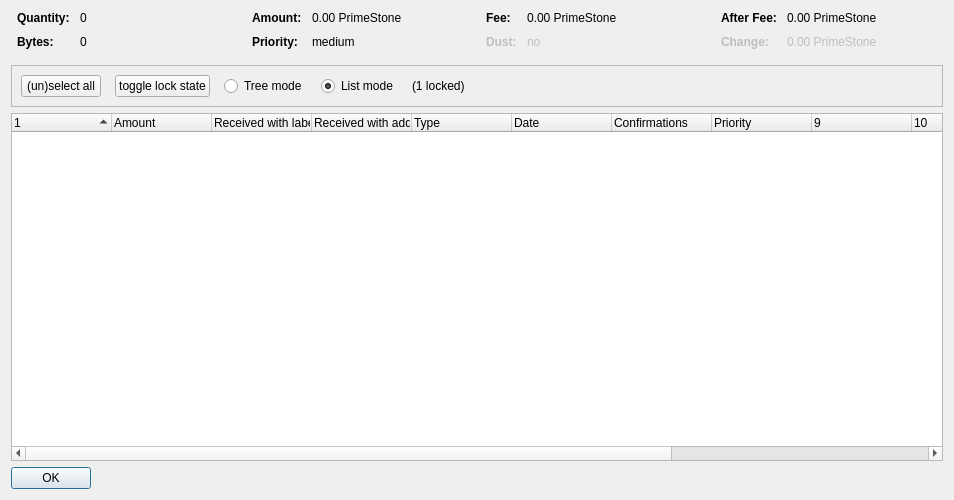
<?xml version="1.0" encoding="UTF-8"?>
<ui version="4.0">
 <class>CoinControlDialog</class>
 <widget class="QDialog" name="CoinControlDialog">
  <property name="geometry">
   <rect>
    <x>0</x>
    <y>0</y>
    <width>954</width>
    <height>500</height>
   </rect>
  </property>
  <property name="windowTitle">
   <string>Coin Selection</string>
  </property>
  <layout class="QVBoxLayout" name="verticalLayout">
   <item>
    <layout class="QHBoxLayout" name="horizontalLayoutTop" stretch="0,0,0,0">
     <property name="topMargin">
      <number>0</number>
     </property>
     <property name="bottomMargin">
      <number>10</number>
     </property>
     <item>
      <layout class="QFormLayout" name="formLayoutCoinControl1">
       <property name="horizontalSpacing">
        <number>10</number>
       </property>
       <property name="verticalSpacing">
        <number>10</number>
       </property>
       <property name="leftMargin">
        <number>6</number>
       </property>
       <property name="rightMargin">
        <number>6</number>
       </property>
       <item row="0" column="0">
        <widget class="QLabel" name="labelCoinControlQuantityText">
         <property name="font">
          <font>
           <weight>75</weight>
           <bold>true</bold>
          </font>
         </property>
         <property name="text">
          <string>Quantity:</string>
         </property>
        </widget>
       </item>
       <item row="0" column="1">
        <widget class="QLabel" name="labelCoinControlQuantity">
         <property name="cursor">
          <cursorShape>IBeamCursor</cursorShape>
         </property>
         <property name="contextMenuPolicy">
          <enum>Qt::ActionsContextMenu</enum>
         </property>
         <property name="text">
          <string notr="true">0</string>
         </property>
         <property name="textInteractionFlags">
          <set>Qt::LinksAccessibleByMouse|Qt::TextSelectableByKeyboard|Qt::TextSelectableByMouse</set>
         </property>
        </widget>
       </item>
       <item row="1" column="0">
        <widget class="QLabel" name="labelCoinControlBytesText">
         <property name="font">
          <font>
           <weight>75</weight>
           <bold>true</bold>
          </font>
         </property>
         <property name="text">
          <string>Bytes:</string>
         </property>
        </widget>
       </item>
       <item row="1" column="1">
        <widget class="QLabel" name="labelCoinControlBytes">
         <property name="cursor">
          <cursorShape>IBeamCursor</cursorShape>
         </property>
         <property name="contextMenuPolicy">
          <enum>Qt::ActionsContextMenu</enum>
         </property>
         <property name="text">
          <string notr="true">0</string>
         </property>
         <property name="textInteractionFlags">
          <set>Qt::LinksAccessibleByMouse|Qt::TextSelectableByKeyboard|Qt::TextSelectableByMouse</set>
         </property>
        </widget>
       </item>
      </layout>
     </item>
     <item>
      <layout class="QFormLayout" name="formLayoutCoinControl2">
       <property name="horizontalSpacing">
        <number>10</number>
       </property>
       <property name="verticalSpacing">
        <number>10</number>
       </property>
       <property name="leftMargin">
        <number>6</number>
       </property>
       <property name="rightMargin">
        <number>6</number>
       </property>
       <item row="0" column="0">
        <widget class="QLabel" name="labelCoinControlAmountText">
         <property name="font">
          <font>
           <weight>75</weight>
           <bold>true</bold>
          </font>
         </property>
         <property name="text">
          <string>Amount:</string>
         </property>
        </widget>
       </item>
       <item row="0" column="1">
        <widget class="QLabel" name="labelCoinControlAmount">
         <property name="cursor">
          <cursorShape>IBeamCursor</cursorShape>
         </property>
         <property name="contextMenuPolicy">
          <enum>Qt::ActionsContextMenu</enum>
         </property>
         <property name="text">
          <string notr="true">0.00 PrimeStone</string>
         </property>
         <property name="textInteractionFlags">
          <set>Qt::LinksAccessibleByMouse|Qt::TextSelectableByKeyboard|Qt::TextSelectableByMouse</set>
         </property>
        </widget>
       </item>
       <item row="1" column="0">
        <widget class="QLabel" name="labelCoinControlPriorityText">
         <property name="font">
          <font>
           <weight>75</weight>
           <bold>true</bold>
          </font>
         </property>
         <property name="text">
          <string>Priority:</string>
         </property>
        </widget>
       </item>
       <item row="1" column="1">
        <widget class="QLabel" name="labelCoinControlPriority">
         <property name="cursor">
          <cursorShape>IBeamCursor</cursorShape>
         </property>
         <property name="contextMenuPolicy">
          <enum>Qt::ActionsContextMenu</enum>
         </property>
         <property name="text">
          <string>medium</string>
         </property>
         <property name="textInteractionFlags">
          <set>Qt::LinksAccessibleByMouse|Qt::TextSelectableByKeyboard|Qt::TextSelectableByMouse</set>
         </property>
        </widget>
       </item>
      </layout>
     </item>
     <item>
      <layout class="QFormLayout" name="formLayoutCoinControl3">
       <property name="horizontalSpacing">
        <number>10</number>
       </property>
       <property name="verticalSpacing">
        <number>10</number>
       </property>
       <property name="leftMargin">
        <number>6</number>
       </property>
       <property name="rightMargin">
        <number>6</number>
       </property>
       <item row="0" column="0">
        <widget class="QLabel" name="labelCoinControlFeeText">
         <property name="font">
          <font>
           <weight>75</weight>
           <bold>true</bold>
          </font>
         </property>
         <property name="text">
          <string>Fee:</string>
         </property>
        </widget>
       </item>
       <item row="0" column="1">
        <widget class="QLabel" name="labelCoinControlFee">
         <property name="cursor">
          <cursorShape>IBeamCursor</cursorShape>
         </property>
         <property name="contextMenuPolicy">
          <enum>Qt::ActionsContextMenu</enum>
         </property>
         <property name="text">
          <string notr="true">0.00 PrimeStone</string>
         </property>
         <property name="textInteractionFlags">
          <set>Qt::LinksAccessibleByMouse|Qt::TextSelectableByKeyboard|Qt::TextSelectableByMouse</set>
         </property>
        </widget>
       </item>
       <item row="1" column="0">
        <widget class="QLabel" name="labelCoinControlLowOutputText">
         <property name="enabled">
          <bool>false</bool>
         </property>
         <property name="font">
          <font>
           <weight>75</weight>
           <bold>true</bold>
          </font>
         </property>
         <property name="text">
          <string>Dust:</string>
         </property>
        </widget>
       </item>
       <item row="1" column="1">
        <widget class="QLabel" name="labelCoinControlLowOutput">
         <property name="enabled">
          <bool>false</bool>
         </property>
         <property name="cursor">
          <cursorShape>IBeamCursor</cursorShape>
         </property>
         <property name="contextMenuPolicy">
          <enum>Qt::ActionsContextMenu</enum>
         </property>
         <property name="text">
          <string>no</string>
         </property>
         <property name="textInteractionFlags">
          <set>Qt::LinksAccessibleByMouse|Qt::TextSelectableByKeyboard|Qt::TextSelectableByMouse</set>
         </property>
        </widget>
       </item>
      </layout>
     </item>
     <item>
      <layout class="QFormLayout" name="formLayoutCoinControl4">
       <property name="horizontalSpacing">
        <number>10</number>
       </property>
       <property name="verticalSpacing">
        <number>10</number>
       </property>
       <property name="leftMargin">
        <number>6</number>
       </property>
       <property name="rightMargin">
        <number>6</number>
       </property>
       <item row="0" column="0">
        <widget class="QLabel" name="labelCoinControlAfterFeeText">
         <property name="font">
          <font>
           <weight>75</weight>
           <bold>true</bold>
          </font>
         </property>
         <property name="text">
          <string>After Fee:</string>
         </property>
        </widget>
       </item>
       <item row="0" column="1">
        <widget class="QLabel" name="labelCoinControlAfterFee">
         <property name="cursor">
          <cursorShape>IBeamCursor</cursorShape>
         </property>
         <property name="contextMenuPolicy">
          <enum>Qt::ActionsContextMenu</enum>
         </property>
         <property name="text">
          <string notr="true">0.00 PrimeStone</string>
         </property>
         <property name="textInteractionFlags">
          <set>Qt::LinksAccessibleByMouse|Qt::TextSelectableByKeyboard|Qt::TextSelectableByMouse</set>
         </property>
        </widget>
       </item>
       <item row="1" column="0">
        <widget class="QLabel" name="labelCoinControlChangeText">
         <property name="enabled">
          <bool>false</bool>
         </property>
         <property name="font">
          <font>
           <weight>75</weight>
           <bold>true</bold>
          </font>
         </property>
         <property name="text">
          <string>Change:</string>
         </property>
        </widget>
       </item>
       <item row="1" column="1">
        <widget class="QLabel" name="labelCoinControlChange">
         <property name="enabled">
          <bool>false</bool>
         </property>
         <property name="cursor">
          <cursorShape>IBeamCursor</cursorShape>
         </property>
         <property name="contextMenuPolicy">
          <enum>Qt::ActionsContextMenu</enum>
         </property>
         <property name="text">
          <string notr="true">0.00 PrimeStone</string>
         </property>
         <property name="textInteractionFlags">
          <set>Qt::LinksAccessibleByMouse|Qt::TextSelectableByKeyboard|Qt::TextSelectableByMouse</set>
         </property>
        </widget>
       </item>
      </layout>
     </item>
    </layout>
   </item>
   <item>
    <widget class="QFrame" name="frame">
     <property name="minimumSize">
      <size>
       <width>0</width>
       <height>40</height>
      </size>
     </property>
     <property name="frameShape">
      <enum>QFrame::StyledPanel</enum>
     </property>
     <property name="frameShadow">
      <enum>QFrame::Sunken</enum>
     </property>
     <layout class="QHBoxLayout" name="horizontalLayout">
      <item>
       <layout class="QHBoxLayout" name="horizontalLayoutPanel" stretch="0,0,0,0,0,0">
        <property name="spacing">
         <number>14</number>
        </property>
        <item>
         <widget class="QPushButton" name="pushButtonSelectAll">
          <property name="sizePolicy">
           <sizepolicy hsizetype="Maximum" vsizetype="Fixed">
            <horstretch>0</horstretch>
            <verstretch>0</verstretch>
           </sizepolicy>
          </property>
          <property name="text">
           <string>(un)select all</string>
          </property>
          <property name="autoDefault">
           <bool>false</bool>
          </property>
         </widget>
        </item>
        <item>
         <widget class="QPushButton" name="pushButtonToggleLock">
          <property name="sizePolicy">
           <sizepolicy hsizetype="Maximum" vsizetype="Fixed">
            <horstretch>0</horstretch>
            <verstretch>0</verstretch>
           </sizepolicy>
          </property>
          <property name="text">
           <string>toggle lock state</string>
          </property>
          <property name="autoDefault">
           <bool>false</bool>
          </property>
         </widget>
        </item>
        <item>
         <widget class="QRadioButton" name="radioTreeMode">
          <property name="sizePolicy">
           <sizepolicy hsizetype="Maximum" vsizetype="Fixed">
            <horstretch>0</horstretch>
            <verstretch>0</verstretch>
           </sizepolicy>
          </property>
          <property name="text">
           <string>Tree mode</string>
          </property>
         </widget>
        </item>
        <item>
         <widget class="QRadioButton" name="radioListMode">
          <property name="sizePolicy">
           <sizepolicy hsizetype="Maximum" vsizetype="Fixed">
            <horstretch>0</horstretch>
            <verstretch>0</verstretch>
           </sizepolicy>
          </property>
          <property name="text">
           <string>List mode</string>
          </property>
          <property name="checked">
           <bool>true</bool>
          </property>
         </widget>
        </item>
        <item>
         <widget class="QLabel" name="labelLocked">
          <property name="text">
           <string>(1 locked)</string>
          </property>
         </widget>
        </item>
        <item>
         <spacer name="horizontalSpacer">
          <property name="orientation">
           <enum>Qt::Horizontal</enum>
          </property>
          <property name="sizeHint" stdset="0">
           <size>
            <width>40</width>
            <height>20</height>
           </size>
          </property>
         </spacer>
        </item>
       </layout>
      </item>
     </layout>
    </widget>
   </item>
   <item>
    <widget class="CoinControlTreeWidget" name="treeWidget">
     <property name="contextMenuPolicy">
      <enum>Qt::CustomContextMenu</enum>
     </property>
     <property name="sortingEnabled">
      <bool>false</bool>
     </property>
     <property name="columnCount">
      <number>13</number>
     </property>
     <attribute name="headerShowSortIndicator" stdset="0">
      <bool>true</bool>
     </attribute>
     <attribute name="headerStretchLastSection">
      <bool>false</bool>
     </attribute>
     <column>
      <property name="text">
       <string/>
      </property>
     </column>
     <column>
      <property name="text">
       <string>Amount</string>
      </property>
     </column>
     <column>
      <property name="text">
       <string>Received with label</string>
      </property>
     </column>
     <column>
      <property name="text">
       <string>Received with address</string>
      </property>
     </column>
     <column>
      <property name="text">
       <string>Type</string>
      </property>
     </column>
     <column>
      <property name="text">
       <string>Date</string>
      </property>
     </column>
     <column>
      <property name="text">
       <string>Confirmations</string>
      </property>
      <property name="toolTip">
       <string>Confirmed</string>
      </property>
     </column>
     <column>
      <property name="text">
       <string>Priority</string>
      </property>
     </column>
     <column>
      <property name="text">
       <string/>
      </property>
     </column>
     <column>
      <property name="text">
       <string/>
      </property>
     </column>
     <column>
      <property name="text">
       <string/>
      </property>
     </column>
     <column>
      <property name="text">
       <string/>
      </property>
     </column>
     <column>
      <property name="text">
       <string/>
      </property>
     </column>
    </widget>
   </item>
   <item>
    <widget class="QDialogButtonBox" name="buttonBox">
     <property name="sizePolicy">
      <sizepolicy hsizetype="Maximum" vsizetype="Fixed">
       <horstretch>0</horstretch>
       <verstretch>0</verstretch>
      </sizepolicy>
     </property>
     <property name="orientation">
      <enum>Qt::Horizontal</enum>
     </property>
     <property name="standardButtons">
      <set>QDialogButtonBox::Ok</set>
     </property>
    </widget>
   </item>
  </layout>
 </widget>
 <customwidgets>
  <customwidget>
   <class>CoinControlTreeWidget</class>
   <extends>QTreeWidget</extends>
   <header>coincontroltreewidget.h</header>
  </customwidget>
 </customwidgets>
 <resources/>
 <connections/>
</ui>
